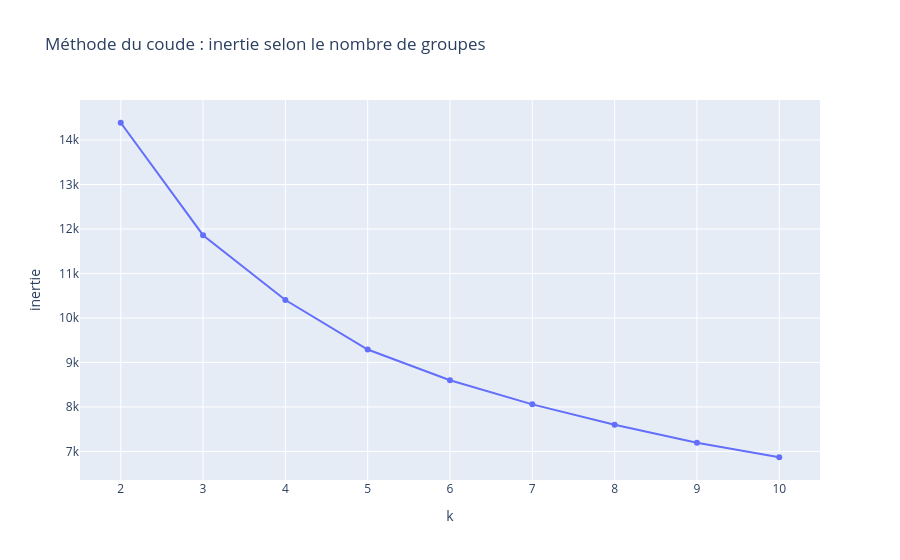
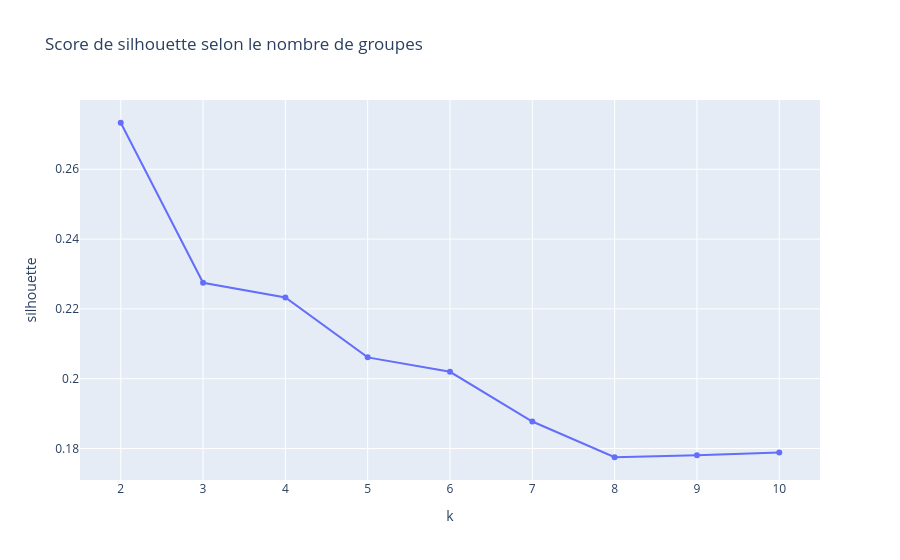

Notebook code for these charts, in order:
### Code cell
resultats = []
for k in range(2, 11):
    kmeans = KMeans(n_clusters=k, random_state=42, n_init=10)
    etiquettes = kmeans.fit_predict(X)
    resultats.append({
        "k": k,
        "inertie": kmeans.inertia_,
        "silhouette": silhouette_score(X, etiquettes),
    })

resultats = pd.DataFrame(resultats)

px.line(resultats, x="k", y="inertie", markers=True,
        title="Méthode du coude : inertie selon le nombre de groupes").show()
px.line(resultats, x="k", y="silhouette", markers=True,
        title="Score de silhouette selon le nombre de groupes").show()
resultats.round(3)

### Figure 1 — Plotly figure (JSON) as saved in the notebook; plotly's stock layout.template omitted (floating-point values rounded to 4 significant figures)
{"data": [{"hovertemplate": "k=%{x}<br>inertie=%{y}<extra></extra>", "legendgroup": "", "line": {"color": "#636efa", "dash": "solid"}, "marker": {"symbol": "circle"}, "mode": "lines+markers", "name": "", "orientation": "v", "showlegend": false, "type": "scatter", "x": [2, 3, 4, 5, 6, 7, 8, 9, 10], "xaxis": "x", "y": [14390.0, 11860.0, 10400.0, 9291.0, 8600.0, 8058.0, 7599.0, 7193.0, 6869.0], "yaxis": "y"}], "layout": {"legend": {"tracegroupgap": 0}, "title": {"text": "Méthode du coude : inertie selon le nombre de groupes"}, "xaxis": {"anchor": "y", "domain": [0, 1], "title": {"text": "k"}}, "yaxis": {"anchor": "x", "domain": [0, 1], "title": {"text": "inertie"}}}}

### Figure 2 — Plotly figure (JSON) as saved in the notebook; plotly's stock layout.template omitted (floating-point values rounded to 4 significant figures)
{"data": [{"hovertemplate": "k=%{x}<br>silhouette=%{y}<extra></extra>", "legendgroup": "", "line": {"color": "#636efa", "dash": "solid"}, "marker": {"symbol": "circle"}, "mode": "lines+markers", "name": "", "orientation": "v", "showlegend": false, "type": "scatter", "x": [2, 3, 4, 5, 6, 7, 8, 9, 10], "xaxis": "x", "y": [0.2733, 0.2275, 0.2233, 0.2061, 0.202, 0.1877, 0.1775, 0.1781, 0.1789], "yaxis": "y"}], "layout": {"legend": {"tracegroupgap": 0}, "title": {"text": "Score de silhouette selon le nombre de groupes"}, "xaxis": {"anchor": "y", "domain": [0, 1], "title": {"text": "k"}}, "yaxis": {"anchor": "x", "domain": [0, 1], "title": {"text": "silhouette"}}}}
